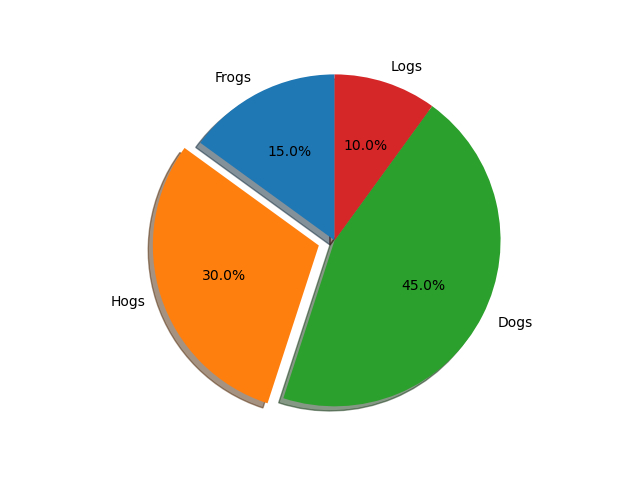

Python code for this plot:
"""
===============
Basic pie chart
===============

Demo of a basic pie chart plus a few additional features.

In addition to the basic pie chart, this demo shows a few optional features:

    * slice labels
    * auto-labeling the percentage
    * offsetting a slice with "explode"
    * drop-shadow
    * custom start angle

Note about the custom start angle:

The default ``startangle`` is 0, which would start the "Frogs" slice on the
positive x-axis. This example sets ``startangle = 90`` such that everything is
rotated counter-clockwise by 90 degrees, and the frog slice starts on the
positive y-axis.
"""
import matplotlib.pyplot as plt

# Pie chart, where the slices will be ordered and plotted counter-clockwise:
labels = 'Frogs', 'Hogs', 'Dogs', 'Logs'
sizes = [15, 30, 45, 10]
explode = (0, 0.1, 0, 0)  # only "explode" the 2nd slice (i.e. 'Hogs')

fig1, ax1 = plt.subplots()
ax1.pie(sizes, explode=explode, labels=labels, autopct='%1.1f%%',
        shadow=True, startangle=90)
ax1.axis('equal')  # Equal aspect ratio ensures that pie is drawn as a circle.
plt.savefig("pie_features.png")
plt.show()

#############################################################################
#
# ------------
#
# References
# """"""""""
#
# The use of the following functions, methods, classes and modules is shown
# in this example:

import matplotlib
matplotlib.axes.Axes.pie
matplotlib.pyplot.pie
